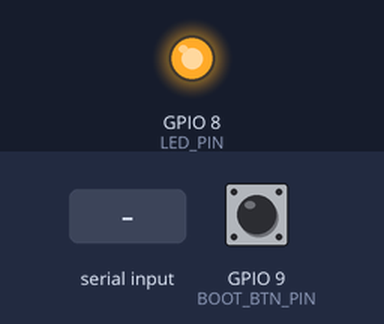
The program below on a simulated ESP32-C3. Shown: output pins drawn as LEDs (lit = HIGH). The inputs (shaded band) are chosen by the test bench; at power-on: GPIO 9 (BOOT_BTN_PIN) HIGH. What the program prints to the serial monitor is not drawn.

Above: at 2.7 s.
2.8 s: "90 45\n" received over Serial
At 3.06 s:
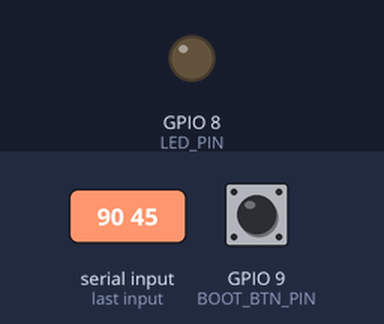
5.8 s: GPIO 9 (BOOT_BTN_PIN) pulled LOW for 0.15 s
At 6.5 s:
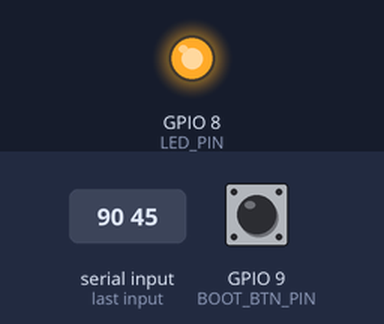
8.9 s: "30 150\n" received over Serial
At 10.07 s:
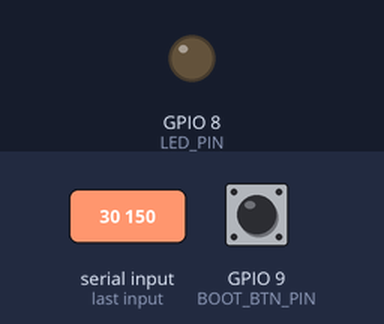
11.9 s: GPIO 9 (BOOT_BTN_PIN) pulled LOW for 1 s
At 12.8 s:
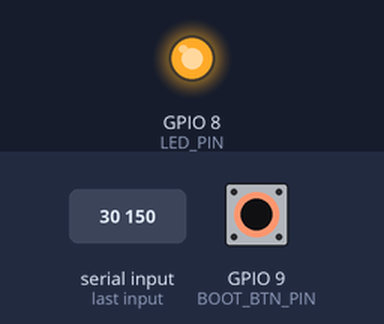
Timing chart, 0 to 14.9 s (numbered marks = the images above; inputs shaded):
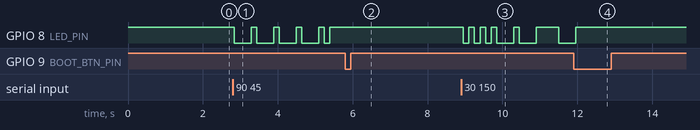

The program:

main.cpp
```cpp
/***
 * 基于esp32c3+arduino的简易电报机，能将指定文本信息转换为摩斯电码，通过LED灯进行输出。
 * 工作原理：通过串口输入要发送的信息，系统将文本信息转换为摩斯电码，然后通过LED灯的闪烁进行输出。
 * 注意：仅支持英文字母、数字、英文逗号和英文句号，不支持汉字等特殊字符。
 *      单次可以发送的最长文本长度为 102400 字节（100KB）。
 * 使用方式：通过串口向开发板发送文本信息，然后可以在GPIO8引脚查看LED灯的闪烁。
 *         运行过程中按下boot键触发中断，系统停止翻译和输出。
 *
 * Author: Peter Adams
 * Date: 2025-07-29
 * Description: esp32-c3 学习项目
 * Board: ESP32-C3 Super Mini/ESP32-C3-DevKitM-1
 * Platform/Framework: PlatformIO 6.11/Arduino ESP32 Core 2.x
 * Editor: VSCode
 */

#include "morse-code.h"

ESP32MorseCode *morse_code = nullptr;

void setup()
{
  morse_code = new ESP32MorseCode(MAX_BUF_LENGTH);
  delay(1500);
  Serial.println("System ready.");
}

void loop()
{
  if (Serial.available() > 0)
  {
    while (Serial.available() > 0)
    {
      morse_code->getInput(Serial.read());
    }

    bool res = morse_code->isInputValid();
    if (res)
    {
      morse_code->translateInput();
    }
    else
    {
      Serial.println("Input invalid.\n");
      morse_code->clearBuffer();
      morse_code->errorBlink();
    }
  }
  else
  {
    delay(16);
  }
}
```

morse-code.h
```cpp
#ifndef MORSE_CODE_H
#define MORSE_CODE_H

#include "Arduino.h"

#define LED_PIN 8
#define BOOT_BTN_PIN 9
#define MORSE_BASE_TIME 150                 // 基本时长，单位ms
#define MORSE_DOT_TIME MORSE_BASE_TIME      // 点的时长（亮）
#define MORSE_DASH_TIME 3 * MORSE_BASE_TIME // 划的时长（亮）
#define MORSE_DOT_DASH_TIME MORSE_BASE_TIME // 点划之间的时长（灭）
#define MORSE_CHAR_TIME 3 * MORSE_BASE_TIME // 字符之间的时长（灭）
#define MORSE_WORD_TIME 7 * MORSE_BASE_TIME // 单词之间的时长（灭）
#define ERROR_BLINK_TIME 80
#define DOT '.'
#define DASH '_'

#define MAX_BUF_LENGTH 102400

// 支持的字符
const char surported_char[] = {
    'a', 'b', 'c', 'd', 'e', 'f',
    'g', 'h', 'i', 'j', 'k', 'l', 'm',
    'n', 'o', 'p', 'q', 'r', 's', 't',
    'u', 'v', 'w', 'x', 'y', 'z', '1',
    '2', '3', '4', '5', '6', '7', '8',
    '9', '0', 'A', 'B', 'C', 'D', 'E',
    'F', 'G', 'H', 'I', 'J', 'K', 'L',
    'M', 'N', 'O', 'P', 'Q', 'R', 'S',
    'T', 'U', 'V', 'W', 'X', 'Y', 'Z'};

// 映射表
const char morse_code_table[][6] = {
    {2, DOT, DASH},             // A
    {4, DASH, DOT, DOT, DOT},   // B
    {4, DASH, DOT, DASH, DOT},  // C
    {3, DASH, DOT, DOT},        // D
    {1, DOT},                   // E
    {4, DOT, DOT, DASH, DOT},   // F
    {3, DASH, DASH, DOT},       // G
    {4, DOT, DOT, DOT, DOT},    // H
    {2, DOT, DOT},              // I
    {4, DOT, DASH, DASH, DASH}, // J
    {3, DASH, DOT, DASH},       // K
    {4, DOT, DASH, DOT, DOT},   // L
    {2, DASH, DASH},            // M
    {2, DASH, DOT},             // N
    {3, DASH, DASH, DASH},      // O
    {4, DOT, DASH, DASH, DOT},  // P
    {4, DASH, DASH, DOT, DASH}, // Q
    {3, DOT, DASH, DOT},        // R
    {3, DOT, DOT, DOT},         // S
    {1, DASH},                  // T
    {3, DOT, DOT, DASH},        // U
    {4, DOT, DOT, DOT, DASH},   // V
    {3, DOT, DASH, DASH},       // W
    {4, DASH, DOT, DOT, DASH},  // X
    {4, DASH, DOT, DASH, DASH}, // Y
    {4, DASH, DASH, DOT, DOT},  // Z

    {5, DASH, DASH, DASH, DASH, DASH}, // 0
    {5, DOT, DASH, DASH, DASH, DASH},  // 1
    {5, DOT, DOT, DASH, DASH, DASH},   // 2
    {5, DOT, DOT, DOT, DASH, DASH},    // 3
    {5, DOT, DOT, DOT, DOT, DASH},     // 4
    {5, DOT, DOT, DOT, DOT, DOT},      // 5
    {5, DASH, DOT, DOT, DOT, DOT},     // 6
    {5, DASH, DASH, DOT, DOT, DOT},    // 7
    {5, DASH, DASH, DASH, DOT, DOT},   // 8
    {5, DASH, DASH, DASH, DASH, DOT},  // 9
};

class ESP32MorseCode
{
private:
  char *inputBuffer;
  uint32_t inputBufferLength;
  bool isCheckedInput;
  bool isInterrupt;
  static ESP32MorseCode *instance; // 添加静态实例指针

  // 将输入缓冲中的所有小写字母转为大写
  void toUpperCase();
  // 根据某字符的摩斯电码数组控制led闪烁
  void blink(const char *code);
  // 打印缓冲区字符
  void printBuffer();
  // 是否发生中断
  bool interrupt(bool stateRestore = true);
  // 中断处理函数
  static void IRAM_ATTR interruptHandler();

public:
  ESP32MorseCode(uint32_t inputBufLength);
  ~ESP32MorseCode();
  ESP32MorseCode();
  // 判断inputBuffer指向的缓冲区内的字符是否合法
  bool isInputValid();
  // 获取一个字符输入，将字符存进缓冲区，忽略回车、换行符或结束符
  void getInput(const char c);
  // 直接翻译输入缓冲区中的字符，并控制led输出
  void translateInput();
  // 清空缓冲区
  void clearBuffer();
  // 错误闪烁，在遇到错误时快速闪烁5次
  void errorBlink();
};

#endif
```

morse-code.cpp
```cpp
#include "morse-code.h"

ESP32MorseCode *ESP32MorseCode::instance = nullptr;

ESP32MorseCode::ESP32MorseCode() {}
ESP32MorseCode::ESP32MorseCode(uint32_t inputBufLength)
{
  if (inputBufLength > MAX_BUF_LENGTH)
  {
    inputBufLength = MAX_BUF_LENGTH;
  }

  this->inputBuffer = new char[inputBufLength];
  this->inputBufferLength = 0;
  this->isCheckedInput = false;
  this->isInterrupt = false;
  ESP32MorseCode::instance = this;

  Serial.begin(9600);
  pinMode(LED_PIN, OUTPUT);
  pinMode(BOOT_BTN_PIN, INPUT_PULLUP);
  digitalWrite(LED_PIN, HIGH);
  // 注册中断函数
  attachInterrupt(digitalPinToInterrupt(BOOT_BTN_PIN), ESP32MorseCode::interruptHandler, FALLING);
}

ESP32MorseCode::~ESP32MorseCode()
{
  delete[] this->inputBuffer;
  ESP32MorseCode::instance = nullptr;
  detachInterrupt(digitalPinToInterrupt(BOOT_BTN_PIN));
}

void ESP32MorseCode::getInput(const char c)
{
  if (this->inputBufferLength >= MAX_BUF_LENGTH - 1)
    return;

  if (c != '\n' && c != '\r' && c != '\0')
  {
    this->inputBuffer[this->inputBufferLength++] = c;
  }
}

void ESP32MorseCode::printBuffer()
{
  for (int i = 0; i < this->inputBufferLength; i++)
    Serial.print(this->inputBuffer[i]);
  Serial.println();
}

bool ESP32MorseCode::isInputValid()
{
  Serial.println("Checking input...");
  Serial.print("Input buffer: ");
  this->printBuffer();
  uint32_t i = 0;

  for (i; i < this->inputBufferLength; i++)
  {
    if (this->interrupt(false))
      return true;
    const char c = this->inputBuffer[i];
    if (!isdigit(c) && !isalpha(c) && c != ' ' && c != '.' && c != ',')
    {
      Serial.printf("Invalid character: %c\n", c);
      return false;
    }
  }

  this->isCheckedInput = true;
  return true;
}

void ESP32MorseCode::toUpperCase()
{
  Serial.println("Converting to upper case...");
  for (uint32_t i = 0; i < this->inputBufferLength; i++)
  {
    if (this->interrupt(false))
      return;
    this->inputBuffer[i] = toupper(this->inputBuffer[i]);
  }
  Serial.println("Converted.");
}

void ESP32MorseCode::blink(const char *codeList)
{
  if (this->interrupt())
    return;
  const uint8_t len = (uint8_t)codeList[0];
  for (uint8_t i = 1; i < len + 1; i++)
  {
    if (this->interrupt(false))
      return;
    const char code = codeList[i];
    Serial.printf("%c ", code);
    // 元素间隔
    if (code == DASH)
    {
      digitalWrite(LED_PIN, LOW);
      delay(MORSE_DASH_TIME);
    }
    else if (code == DOT)
    {
      digitalWrite(LED_PIN, LOW);
      delay(MORSE_DOT_TIME);
    }
    digitalWrite(LED_PIN, HIGH);
    delay(MORSE_DOT_TIME);
  }
  Serial.println();
}

void ESP32MorseCode::translateInput()
{
  if (this->interrupt())
    return;
  if (!this->isCheckedInput)
  {
    Serial.println("Error, has not checked input yet.");
    this->clearBuffer();
    this->errorBlink();
    return;
  }
  // 将缓冲区的字符转换为大写
  this->toUpperCase();

  Serial.println("Translating...");
  for (uint32_t i = 0; i < this->inputBufferLength; i++)
  {
    if (this->interrupt())
      return;
    // 获取一个字符和与之对应的摩斯码
    const char c = this->inputBuffer[i];

    // 空格为单词间隔
    if (c == ' ')
    {
      delay(MORSE_WORD_TIME);
      continue;
    }

    if (c == ',' || c == '.')
      continue;

    const char *morse_code_arr = nullptr;
    if (isalpha(c))
    {
      morse_code_arr = morse_code_table[c - 65];
    }
    else if (isdigit(c))
    {
      morse_code_arr = morse_code_table[c - 48 + 26];
    }

    // 通过led输出该字符
    this->blink(morse_code_arr);
    if (this->interrupt())
      return;
    // 等待一个字符间隔
    if (i < this->inputBufferLength - 1)
      delay(MORSE_CHAR_TIME);
  }

  // 全部打印完后清空缓冲区并关闭led
  this->clearBuffer();
  digitalWrite(LED_PIN, HIGH);
  Serial.println("Done.\n");
}

void ESP32MorseCode::errorBlink()
{
  for (uint8_t i = 0; i <= 5; i++)
  {
    digitalWrite(LED_PIN, LOW);
    delay(ERROR_BLINK_TIME);
    digitalWrite(LED_PIN, HIGH);
    delay(ERROR_BLINK_TIME);
  }
}

void ESP32MorseCode::clearBuffer()
{
  memset(this->inputBuffer, 0, sizeof(char) * this->inputBufferLength);
  this->inputBufferLength = 0;
}

bool ESP32MorseCode::interrupt(bool stateRestore)
{
  if (this->isInterrupt)
  {
    if (stateRestore)
    {
      Serial.println("\nTask interrupted.\n");
      this->isInterrupt = false;
      this->clearBuffer();
    }
    return true;
  }
  return false;
}

void IRAM_ATTR ESP32MorseCode::interruptHandler()
{
  // 使用静态实例指针访问非静态成员
  if (ESP32MorseCode::instance != nullptr)
  {
    ESP32MorseCode::instance->isInterrupt = true;
  }
}
```

Measured:
- after the input at 2.8 s, GPIO 8 (LED_PIN): goes 4 × (LOW 0.45 s, HIGH 0.15 s), LOW 0.15 s, then HIGH, starting at once
- after the input at 5.8 s, GPIO 8 (LED_PIN): stops changing and stays HIGH
- after the input at 8.9 s, GPIO 8 (LED_PIN): goes 3 × (LOW 0.15 s, HIGH 0.15 s), LOW 0.45 s, HIGH 0.15 s, LOW 0.45 s, HIGH 0.60 s, then LOW, starting after 0.05 s
- after the input at 11.9 s, GPIO 8 (LED_PIN): goes on until 11.9 s, then stays HIGH
